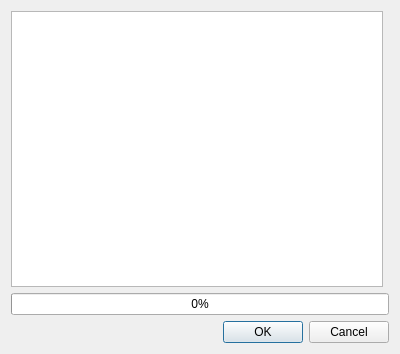
<?xml version="1.0" encoding="UTF-8"?>
<ui version="4.0">
 <class>Feedback</class>
 <widget class="QDialog" name="Feedback">
  <property name="geometry">
   <rect>
    <x>0</x>
    <y>0</y>
    <width>400</width>
    <height>354</height>
   </rect>
  </property>
  <property name="windowTitle">
   <string>Progress</string>
  </property>
  <property name="windowIcon">
   <iconset>
    <normaloff>:/plugins/qgis2opengis/icons/qgis2opengis.png</normaloff>:/plugins/qgis2opengis/icons/qgis2opengis.png</iconset>
  </property>
  <layout class="QGridLayout" name="gridLayout">
   <item row="2" column="0" colspan="2">
    <widget class="QDialogButtonBox" name="buttonBox">
     <property name="standardButtons">
      <set>QDialogButtonBox::Cancel|QDialogButtonBox::Ok</set>
     </property>
    </widget>
   </item>
   <item row="1" column="0" colspan="2">
    <widget class="QProgressBar" name="progressBar">
     <property name="value">
      <number>0</number>
     </property>
    </widget>
   </item>
   <item row="0" column="0">
    <widget class="QPlainTextEdit" name="feedbackText">
     <property name="readOnly">
      <bool>true</bool>
     </property>
    </widget>
   </item>
  </layout>
 </widget>
 <resources/>
 <connections>
  <connection>
   <sender>buttonBox</sender>
   <signal>accepted()</signal>
   <receiver>Feedback</receiver>
   <slot>accept()</slot>
   <hints>
    <hint type="sourcelabel">
     <x>151</x>
     <y>125</y>
    </hint>
    <hint type="destinationlabel">
     <x>151</x>
     <y>75</y>
    </hint>
   </hints>
  </connection>
 </connections>
</ui>
